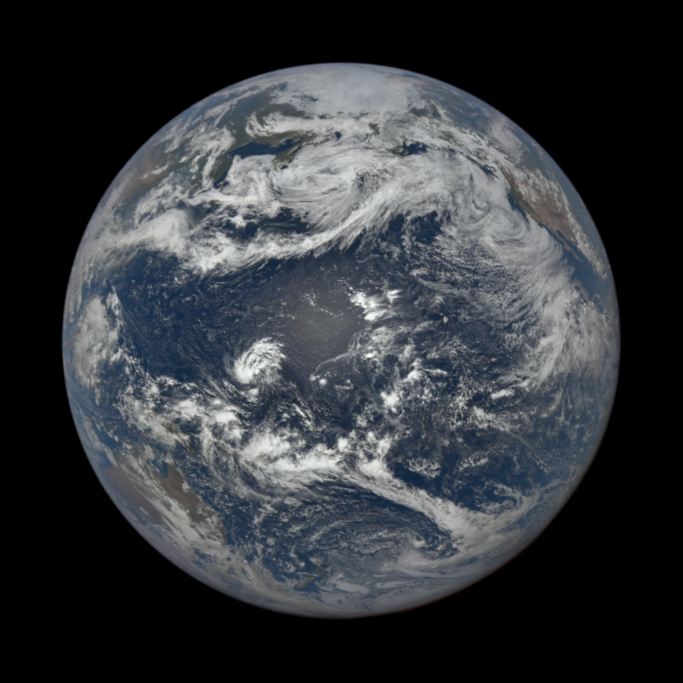
#> input picture harness/refs/tellus/epic-fulldisk-01.png, 2048 x 2048 px (shown at 1/3 size); the run also reads 1 picture not shown here
$ python foolrate.py
#> lines starting #> are read from the running program, lines starting #| are printed output that depends on the picture
# foolrate.py — R4 blind-panel pair builder (ROADMAP_V2 Phase R).
# Builds normalized real-vs-render pair montages for the forced-choice panel:
#   - band-matched pairs only (whole-disk / ground), non-iconic random crops
#   - ONE normalization pipeline: crop -> resize 384 -> JPEG q85 re-encode for
#     BOTH sides (reference compression must not be the tell)
#   - left/right assignment seeded; answer key kept out of the panel's prompts
#   - real-vs-real control pairs calibrate the judge-noise baseline
#   - R4 ARTIFACT MASKS: per-ref crop windows + exclusion masks come from
#     bench/manifest.json (single source of truth). The round-2 harness finding
#     was that crops caught rover hardware, Hasselblad reseau crosshairs and
#     mosaic stitch borders, biasing measured fool-rate LOW; a crop overlapping
#     any masked rect is now rejected, so the panel never judges an instrument.
# Usage: python bench/foolrate.py   (writes bench/out/foolrate/pair-*.jpg + key.json)
import json, os, random, io
from PIL import Image, ImageDraw

random.seed(20260703)
ROOT = os.path.dirname(os.path.abspath(__file__))
OUT = os.path.join(ROOT, "out", "foolrate")
os.makedirs(OUT, exist_ok=True)

# ---- artifact masks + crop windows from the manifest (R4) ----
# keyed by ref path relative to bench/ ; { "crop_window": [x0,y0,x1,y1],
# "mask": [[x0,y0,x1,y1], ...] } in relative coords. Absent -> no restriction.
def load_masks():
    try:
        mf = json.load(open(os.path.join(ROOT, "manifest.json")))
#> (reads harness/manifest.json from the repository)
    except Exception:
        return {}
    out = {}
    for e in mf.get("entries", []):
        f = e.get("file")
        if not f or not isinstance(f, str) or f.endswith("/"):
            continue
        rel = f[len("bench/"):] if f.startswith("bench/") else f
        if "crop_window" in e or "mask" in e:
            out[rel] = {"crop_window": e.get("crop_window"), "mask": e.get("mask", [])}
    return out
MASKS = load_masks()

# (band, path, inline_crop_window) — the manifest overrides inline when present,
# so crop windows live in exactly one place; masks come from the manifest only.
REALS = [
    ("tellus-disk", "refs/tellus/epic-fulldisk-01.png", (0.16, 0.16, 0.84, 0.84)),
    ("tellus-disk", "refs/tellus/epic-fulldisk-02.png", (0.16, 0.16, 0.84, 0.84)),
    ("luna-disk", "refs/luna/apollo-fulldisk-01.jpg", (0.22, 0.18, 0.78, 0.82)),
    ("luna-disk", "refs/luna/apollo-fulldisk-02.jpg", (0.25, 0.2, 0.75, 0.8)),
    ("luna-ground", "refs/luna/apollo-ground-01.jpg", (0.02, 0.25, 0.52, 0.98)),
    ("rubra-ground", "refs/rubra-ground/perseverance_jezero_floor_expanse_01.jpg", None),
    ("rubra-ground", "refs/rubra-ground/perseverance_santa_cruz_boulders_01.jpg", None),
    ("rubra-ground", "refs/rubra-ground/perseverance_falbreen_ripples_panorama_01.jpg", None),
    ("rubra-ground", "refs/rubra-ground/perseverance_neretva_vallis_dunes_01.jpg", None),
    ("rubra-ground", "refs/rubra-ground/perseverance_pico_turquino_hills_01.jpg", None),
    ("rubra-ground", "refs/rubra-ground/perseverance_skrinkle_haven_rocks_01.jpg", None),
    ("rubra-ground", "refs/rubra-ground/perseverance_lookout_hill_vista_01.jpg", None),
    ("rubra-ground", "refs/rubra-ground/perseverance_regolith_holes_surface_01.jpg", None),
]

def crop_for(rel, inline):
    m = MASKS.get(rel)
    if m and m.get("crop_window"):
        return tuple(m["crop_window"])
    return inline

def mask_for(rel):
    m = MASKS.get(rel)
    return (m.get("mask") if m else None) or []

def _rects_overlap(a, b):
    return not (a[2] <= b[0] or b[2] <= a[0] or a[3] <= b[1] or b[3] <= a[1])
# renders per band: matched-geometry shots (foolrate-shots) + bench stills
RENDERS = {
    "tellus-disk": ["out/foolrate-shots/fr-tellus-disk-01.png", "out/foolrate-shots/fr-tellus-disk-02.png"],
    "luna-disk": ["out/foolrate-shots/fr-luna-disk-01.png", "out/foolrate-shots/fr-luna-disk-02.png"],
    "luna-ground": ["out/stills/luna-boulderfield.png", "out/stills/pavement-walk-luna.png", "out/stills/crater-rim-walk.png"],
    "rubra-ground": ["out/stills/pavement-walk-rubra.png", "out/stills/boulder-macro-rubra.png", "out/stills/dune-field-edge.png", "out/stills/rubra-canyon-dawn.png"],
}
PAIRS_PER_REF = {"tellus-disk": 3, "luna-disk": 3, "luna-ground": 4, "rubra-ground": 2}
CROP_FRAC = {"tellus-disk": 0.42, "luna-disk": 0.42, "luna-ground": 0.5, "rubra-ground": 0.4}
S = 384

def normalize(img, box_rel, frac, mask=None):
    W0, H0 = img.size
    if box_rel:
        bx0, by0 = int(box_rel[0] * W0), int(box_rel[1] * H0)
        sub = img.crop((bx0, by0, int(box_rel[2] * W0), int(box_rel[3] * H0)))
    else:
        bx0, by0, sub = 0, 0, img
    w, h = sub.size
    side = int(min(w, h) * frac)
    x = random.randint(0, w - side); y = random.randint(0, h - side)
    # reject crops overlapping a masked artifact region (R4): retry up to 16x,
    # then accept the last (better a slight overlap than an infinite loop)
    for _ in range(16):
        if not mask:
            break
        r = ((bx0 + x) / W0, (by0 + y) / H0, (bx0 + x + side) / W0, (by0 + y + side) / H0)
        if not any(_rects_overlap(r, m) for m in mask):
            break
        x = random.randint(0, w - side); y = random.randint(0, h - side)
    c = sub.crop((x, y, x + side, y + side)).resize((S, S), Image.LANCZOS)
    # the one re-encode both sides go through
    buf = io.BytesIO()
    c.convert("RGB").save(buf, "JPEG", quality=85)
    return Image.open(io.BytesIO(buf.getvalue()))

def usable(img, lo=6, hi=249):
    g = img.convert("L")
    m = sum(g.getdata()) / (S * S)
    return lo < m < hi  # not empty space, not blown

def montage(a, b):
    out = Image.new("RGB", (S * 2 + 48, S + 44), (24, 24, 26))
    d = ImageDraw.Draw(out)
    out.paste(a, (16, 32)); out.paste(b, (S + 32, 32))
    d.text((16 + S // 2, 8), "A", fill=(240, 240, 240))
    d.text((S + 32 + S // 2, 8), "B", fill=(240, 240, 240))
    return out

def load(rel):
#> called with rel = 'refs/tellus/epic-fulldisk-01.png'
    p = os.path.join(ROOT, rel)
    return Image.open(p) if os.path.exists(p) else None
#> returned value is the input picture: PIL image 2048x2048 RGB; mean R, G, B 51, 54.3, 58.2

key, idx, masked_refs = [], 0, set()
for band, ref_rel, inline in REALS:
    ref = load(ref_rel)
    if ref is None:
        print("missing ref", ref_rel); continue
    renders = [r for r in (load(x) for x in RENDERS[band]) if r]
    if not renders:
        print("no renders for", band); continue
    box, mask = crop_for(ref_rel, inline), mask_for(ref_rel)
    if mask:
        masked_refs.add(ref_rel)
    for _ in range(PAIRS_PER_REF[band]):
        for attempt in range(24):
            rc = normalize(ref, box, CROP_FRAC[band], mask)
            xc = normalize(random.choice(renders), None, CROP_FRAC[band])
            if usable(rc) and usable(xc):
                break
        real_is_a = random.random() < 0.5
        m = montage(rc if real_is_a else xc, xc if real_is_a else rc)
        name = f"pair-{idx:03d}.jpg"
        m.save(os.path.join(OUT, name), quality=92)
        key.append({"file": name, "band": band, "real": "A" if real_is_a else "B", "control": False, "ref": ref_rel, "masked": ref_rel in masked_refs})
        idx += 1
#> pass 2 of the loop `for band, ref_rel, inline in REALS:`:
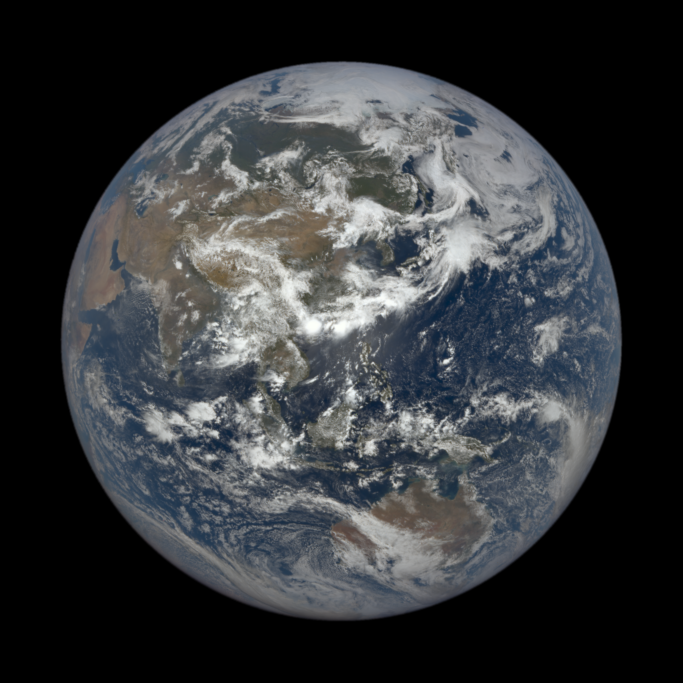
#> input picture harness/refs/tellus/epic-fulldisk-02.png, 2048 x 2048 px (shown at 1/3 size)
#> in load, returned value is the input picture: PIL image 2048x2048 RGB; mean R, G, B 53.4, 55.9, 58.4

# real-vs-real controls: judge noise baseline (the designated "real" slot is
# arbitrary; a fair judge scores ~50% here)
by_band = {}
for band, rel, inline in REALS:
    by_band.setdefault(band, []).append((rel, crop_for(rel, inline), mask_for(rel)))
#> after the loop, by_band = 4 items
for band, refs in by_band.items():
    if len(refs) < 2:
        continue
    n = 4 if band == "rubra-ground" else 3
#> n = 3
    for _ in range(n):
        (r1, b1, m1), (r2, b2, m2) = random.sample(refs, 2)
#> r1 = 'refs/tellus/epic-fulldisk-01.png'; b1 = (0.16, 0.16, 0.84, 0.84); m1 = []; r2 = 'refs/tellus/epic-fulldisk-02.png'; b2 = (0.16, 0.16, 0.84, 0.84); m2 = []
        a = normalize(load(r1), b1, CROP_FRAC[band], m1)
#> in normalize, `sub = img.crop((bx0, by0, int(box_rel[2] * W0), int(box_rel[3] * H0)))`:
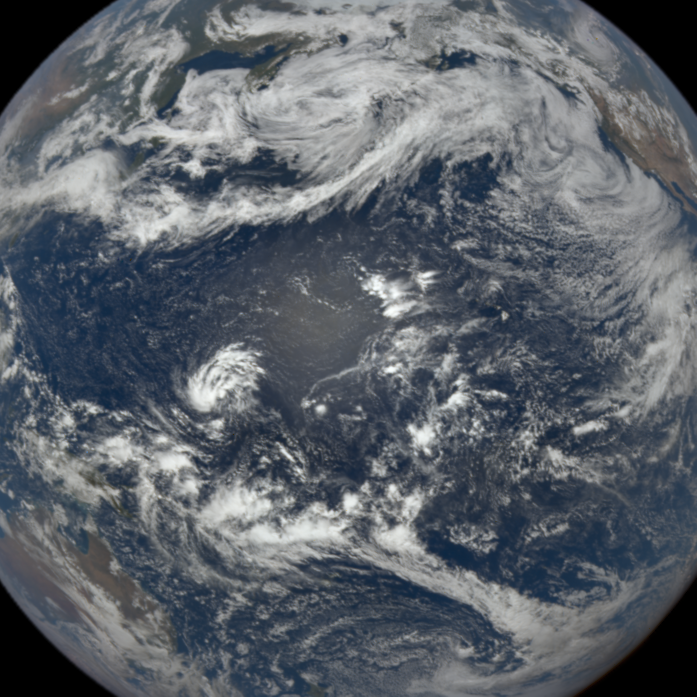
#> sub: PIL image 1393x1393 RGB (shown at 1/2 size); mean R, G, B 92.7, 98.6, 105.7
#> in normalize, `c = sub.crop((x, y, x + side, y + side)).resize((S, S), Image.LANCZOS)`:
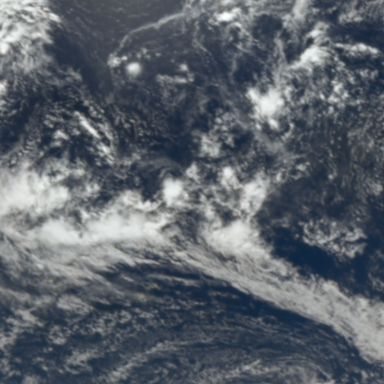
#> c: PIL image 384x384 RGB; mean R, G, B 91.6, 98.3, 106.5
        b = normalize(load(r2), b2, CROP_FRAC[band], m2)
#> call 2 of normalize, with box_rel = (0.16, 0.16, 0.84, 0.84), frac = 0.42
#> in normalize (call 2), `sub = img.crop((bx0, by0, int(box_rel[2] * W0), int(box_rel[3] * H0)))`:
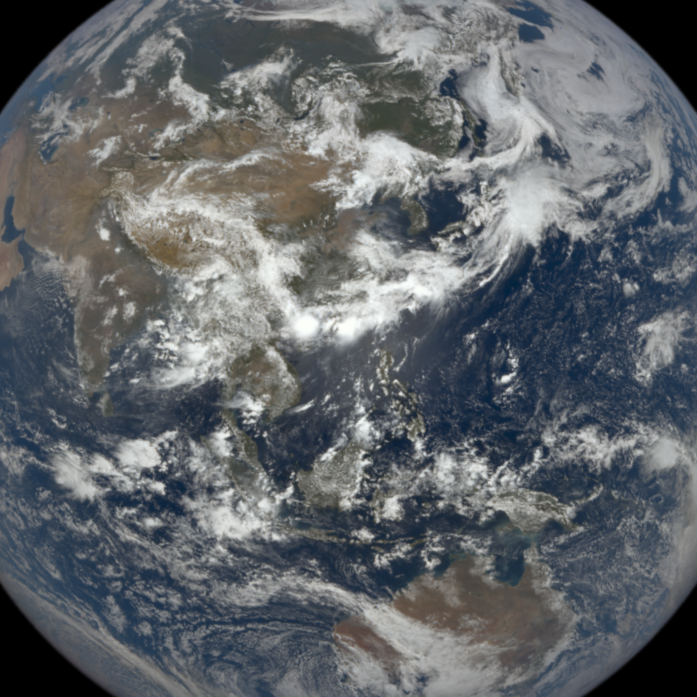
#> sub: PIL image 1393x1393 RGB (shown at 1/2 size); mean R, G, B 97.2, 101.5, 105.4
#> in normalize (call 2), `c = sub.crop((x, y, x + side, y + side)).resize((S, S), Image.LANCZOS)`:
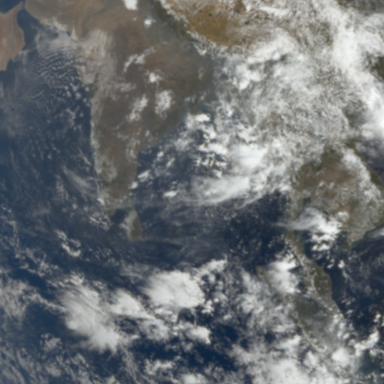
#> c: PIL image 384x384 RGB; mean R, G, B 107.5, 111.5, 113.8
        real_is_a = random.random() < 0.5
        m = montage(a if real_is_a else b, b if real_is_a else a)
#> in montage, `out.paste(a, (16, 32))`:
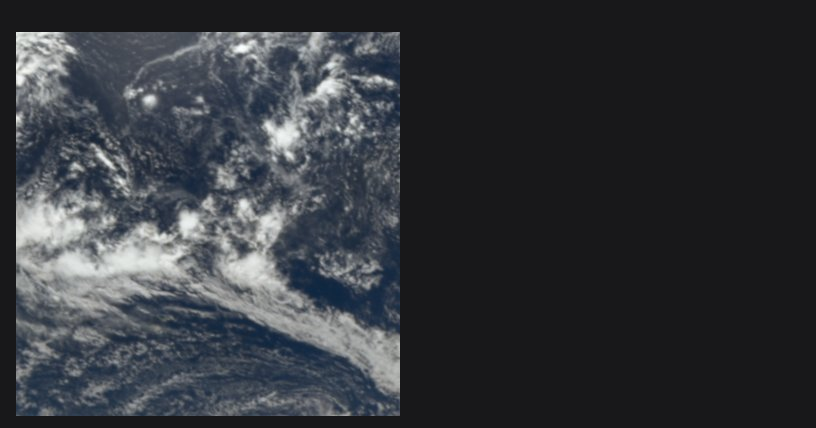
#> out: PIL image 816x428 RGB; mean R, G, B 52.5, 55.3, 60
#> in montage, `out.paste(b, (S + 32, 32))`:
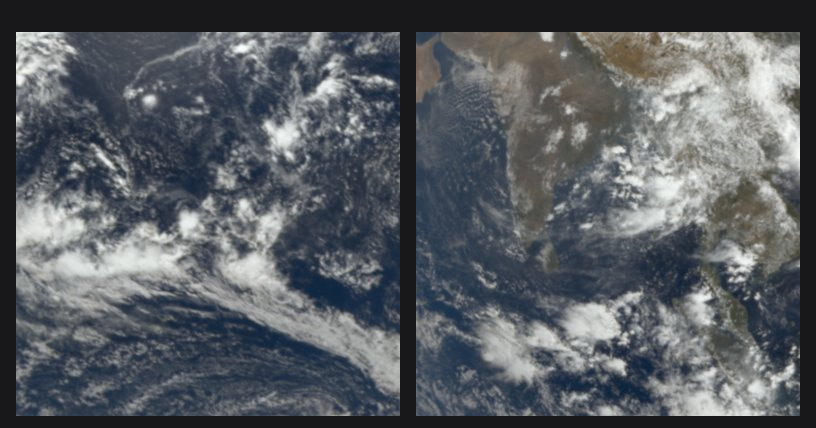
#> out: PIL image 816x428 RGB; mean R, G, B 87.8, 92.2, 97.1
        name = f"pair-{idx:03d}.jpg"
        m.save(os.path.join(OUT, name), quality=92)
        key.append({"file": name, "band": band, "real": "A" if real_is_a else "B", "control": True, "ref": f"{r1}|{r2}"})
        idx += 1
#> pass 2 of the loop `for band, refs in by_band.items():`:
#> r1 = 'refs/luna/apollo-fulldisk-01.jpg'; b1 = (0.22, 0.18, 0.78, 0.82); r2 = 'refs/luna/apollo-fulldisk-02.jpg'; b2 = (0.25, 0.2, 0.75, 0.8)
#> sub: PIL image 1075x1222 RGB
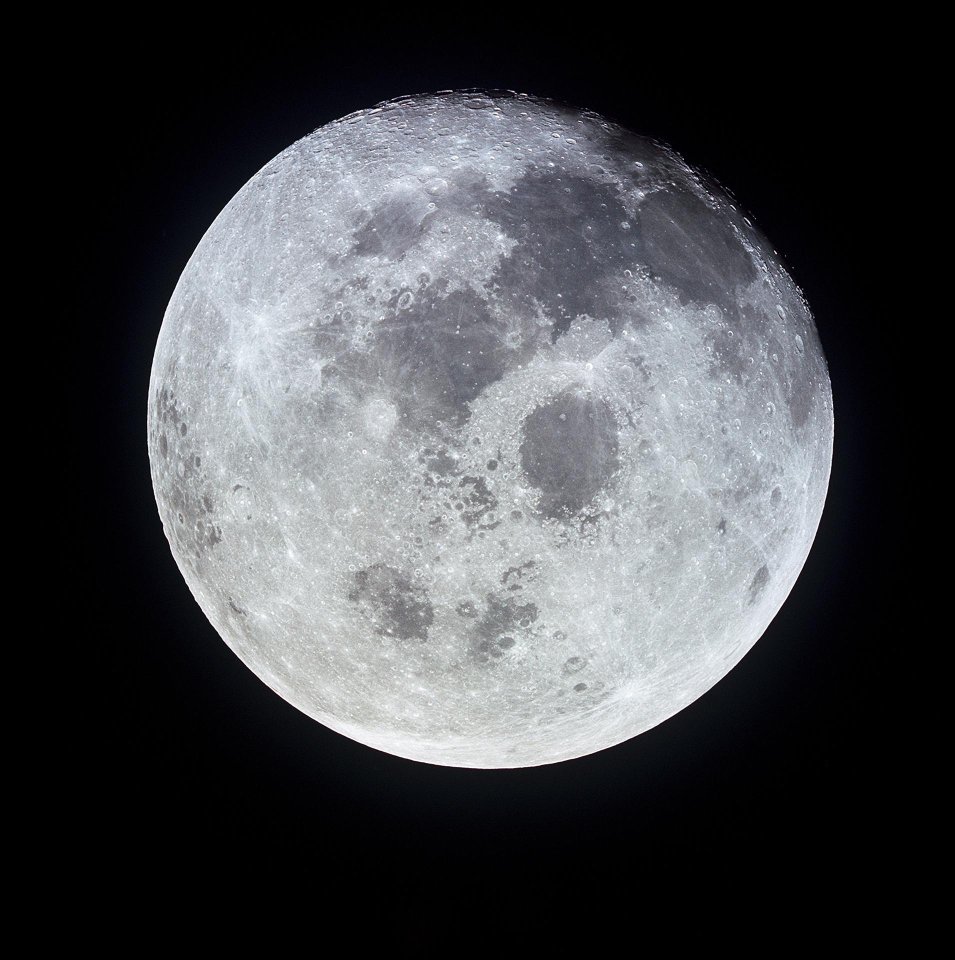
#> input picture harness/refs/luna/apollo-fulldisk-02.jpg, 1910 x 1920 px (shown at 1/2 size)
#> in load, returned value is the input picture: PIL image 1910x1920 RGB; mean R, G, B 67.8, 69.3, 72.6
#> sub: PIL image 955x1152 RGB
#> in montage (call 4), `out.paste(b, (S + 32, 32))`:
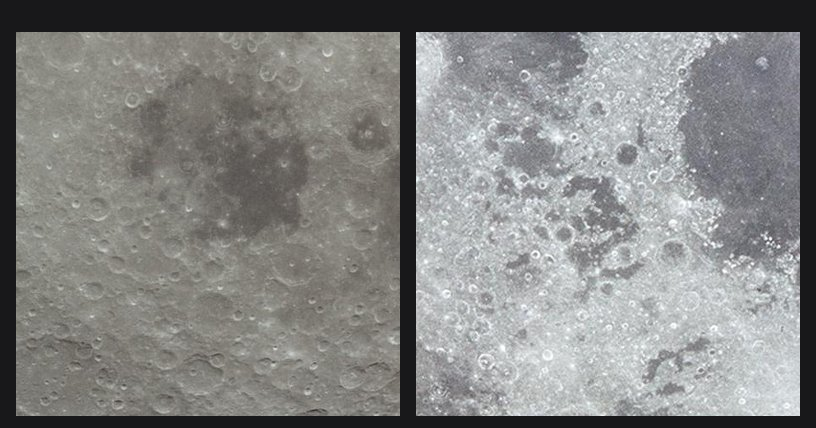
#> out: PIL image 816x428 RGB; mean R, G, B 131.5, 132, 130.8
#> (the run stopped early here; a loop or call above may not have finished)
